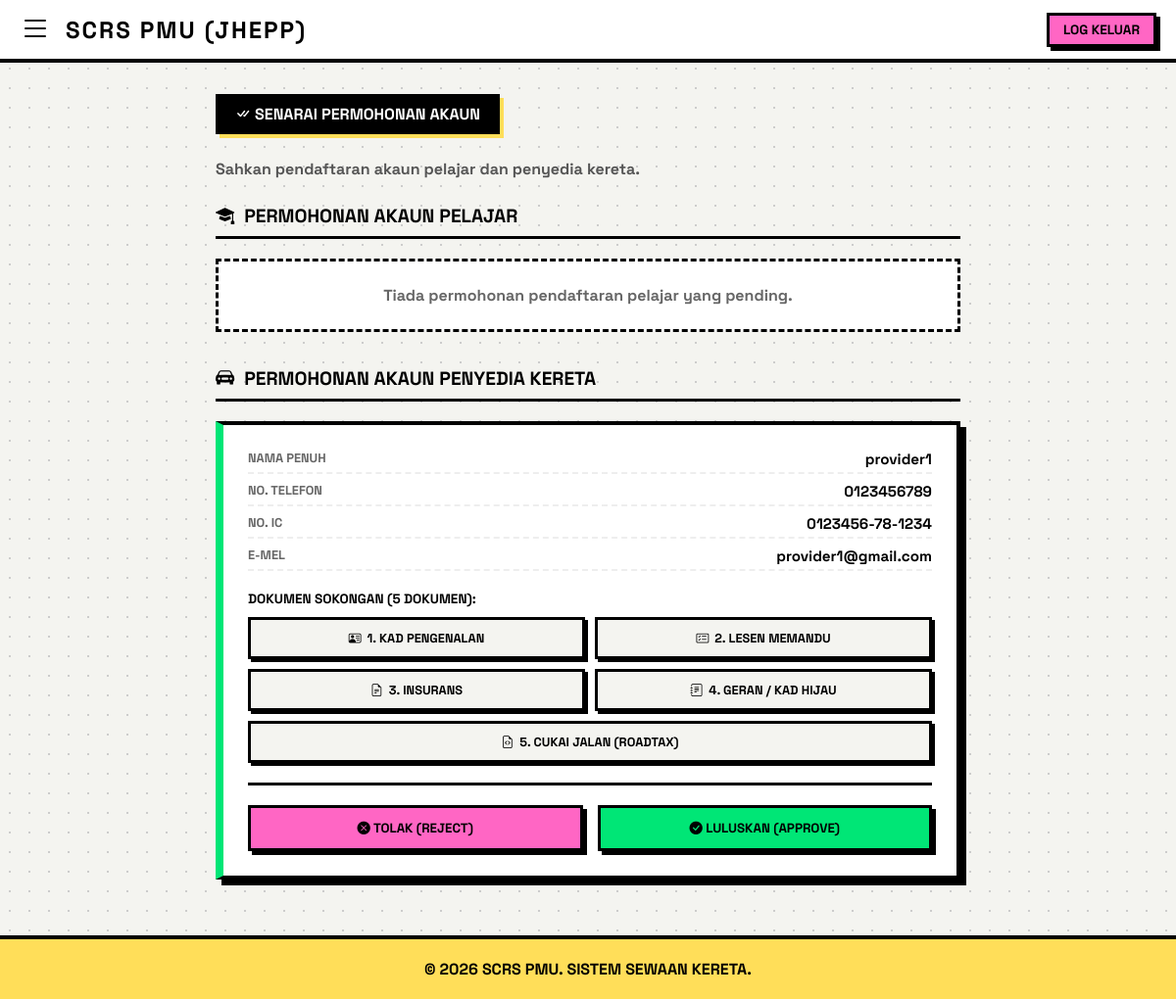
Before: /verify_account.php with the older database file.
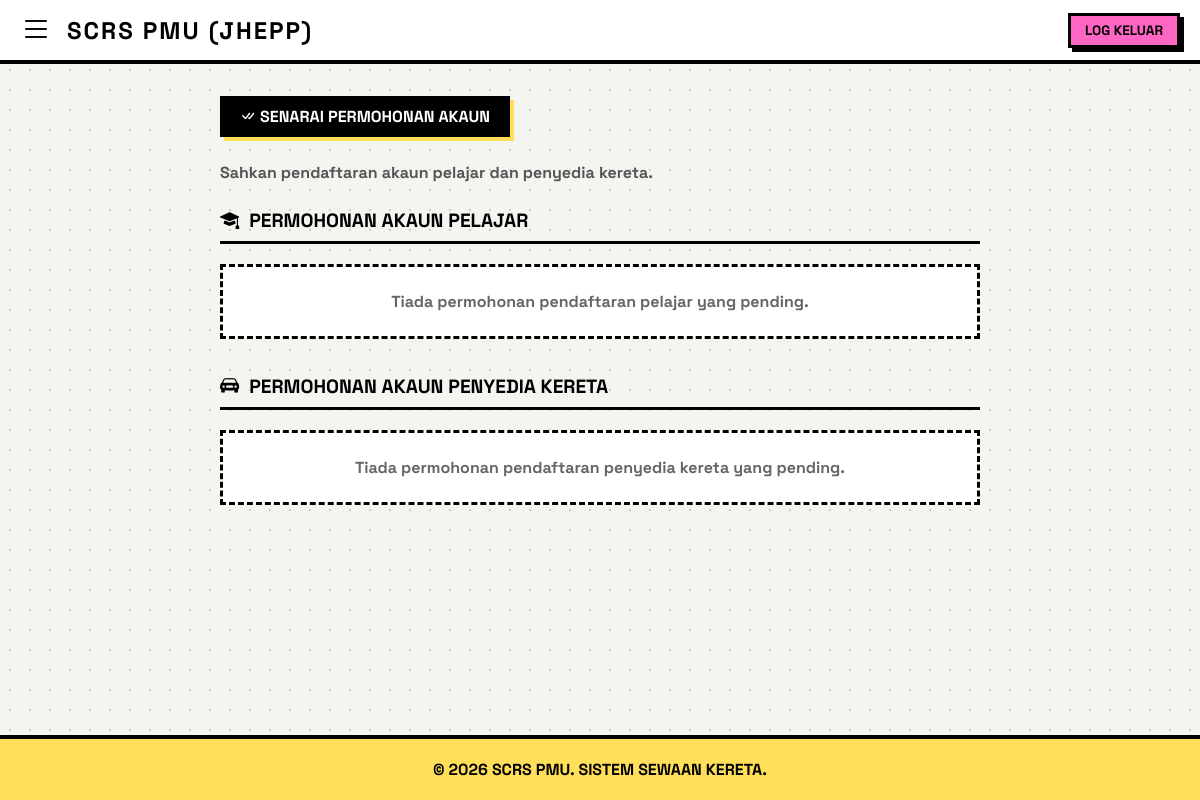
After: the same page with the newer database file.
### tables this page shows
CREATE TABLE `providers` (
  `id` int(11) NOT NULL AUTO_INCREMENT,
  `username` varchar(50) NOT NULL,
  `email` varchar(100) NOT NULL,
  `full_name` varchar(150) NOT NULL,
  `phone_no` varchar(20) NOT NULL,
  `no_ic` varchar(15) NOT NULL,
  `password` varchar(255) NOT NULL,
  `ic_file` varchar(255) NOT NULL,
  `licence_file` varchar(255) NOT NULL,
  `insurance_file` varchar(255) NOT NULL,
  `greencard_file` varchar(255) NOT NULL,
  `roadtax_file` varchar(255) NOT NULL,
  `qr_code_image` varchar(255) DEFAULT NULL,
  `created_at` timestamp NOT NULL DEFAULT current_timestamp(),
  `status` enum('pending','approved','rejected') DEFAULT 'pending',
  `profile_picture` varchar(255) DEFAULT NULL,
  PRIMARY KEY (`id`)
);

### verify_account.php (the view, shortened to what this page needs)
<?php
require 'db.php';
$sql_pending_students = "SELECT * FROM students WHERE status = 'pending'";
$result_students = $conn->query($sql_pending_students);
$sql_pending_providers = "SELECT * FROM providers WHERE status = 'pending'";
$result_providers = $conn->query($sql_pending_providers);
?>
<!DOCTYPE html>
<html lang="ms">
<head>
    <link rel="stylesheet" href="https://cdn.jsdelivr.net/npm/bootstrap-icons@1.10.5/font/bootstrap-icons.css">
</head>
<body>
    <header class="neo-navbar">
        <div class="neo-nav-left">
            <button class="menu-toggle-btn" id="open-sidebar"><i class="bi bi-list"></i></button>
            <div class="neo-brand">SCRS PMU (JHEPP)</div>
        </div>
        <a href="login.php" class="neo-btn" style="flex: none; width: auto; padding: 6px 14px; font-size: 0.85rem; background: var(--pink);">Log Keluar</a>
    </header>
    <main class="main-content">
        <div class="section-title"><i class="bi bi-check-all me-2"></i> Senarai Permohonan Akaun</div>
        <p style="font-weight: 700; color: #555; margin-bottom: 25px;">Sahkan pendaftaran akaun pelajar dan penyedia kereta.</p>
        <div class="sub-header">
            <i class="bi bi-mortarboard-fill text-primary"></i> Permohonan Akaun Pelajar
        </div>
        <?php if ($result_students->num_rows > 0): ?>
            <?php while ($row = $result_students->fetch_assoc()): ?>
                <div class="user-card" style="border-left: 8px solid var(--blue);">
                    <div class="user-info">
                        <div><label>Nama Penuh</label><span><?php echo htmlspecialchars($row['full_name']); ?></span></div>
                        <div><label>No. Telefon</label><span><?php echo htmlspecialchars($row['phone_no']); ?></span></div>
                        <div><label>No. IC</label><span><?php echo htmlspecialchars($row['no_ic']); ?></span></div>
                        <div><label>No. Matrik / Pendaftaran</label><span><?php echo htmlspecialchars($row['no_pendaftaran']); ?></span></div>
                        <div><label>E-mel</label><span><?php echo htmlspecialchars($row['email']); ?></span></div>
                    </div>
                    <div class="doc-title">Dokumen Sokongan:</div>
                    <div class="doc-buttons-grid">
                        <a href="<?php echo htmlspecialchars($row['student_id_file']); ?>" target="_blank" class="doc-btn">
                            <i class="bi bi-card-heading"></i> Kad Pelajar (ID)
                        </a>
                        <a href="<?php echo htmlspecialchars($row['driving_license_file']); ?>" target="_blank" class="doc-btn">
                            <i class="bi bi-card-checklist"></i> Lesen Memandu
                        </a>
                    </div>
                    <form action="" method="POST">
                        <input type="hidden" name="user_type" value="student">
                        <input type="hidden" name="user_id" value="<?php echo $row['id']; ?>">
                        <div class="action-buttons">
                            <button type="submit" name="action" value="reject" class="neo-btn btn-reject" onclick="return confirm('Tolak pendaftaran pelajar ini?');">
                                <i class="bi bi-x-circle-fill me-1"></i> Tolak (Reject)
                            </button>
                            <button type="submit" name="action" value="approve" class="neo-btn btn-approve" onclick="return confirm('Luluskan pendaftaran pelajar ini?');">
                                <i class="bi bi-check-circle-fill me-1"></i> Luluskan (Approve)
                            </button>
                        </div>
                    </form>
                </div>
            <?php endwhile; ?>
        <?php else: ?>
            <div style="background: var(--white); border: 3px dashed var(--black); padding: 1.5rem; text-align: center; font-weight: 700; color: #666; margin-bottom: 30px;">
                Tiada permohonan pendaftaran pelajar yang pending.
            </div>
        <?php endif; ?>
        <div class="sub-header" style="margin-top: 35px;">
            <i class="bi bi-car-front-fill text-success"></i> Permohonan Akaun Penyedia Kereta
        </div>
        <?php if ($result_providers->num_rows > 0): ?>
            <?php while ($row = $result_providers->fetch_assoc()): ?>
                <div class="user-card" style="border-left: 8px solid var(--green);">
                    <div class="user-info">
                        <div><label>Nama Penuh</label><span><?php echo htmlspecialchars($row['full_name']); ?></span></div>
                        <div><label>No. Telefon</label><span><?php echo htmlspecialchars($row['phone_no']); ?></span></div>
                        <div><label>No. IC</label><span><?php echo htmlspecialchars($row['no_ic']); ?></span></div>
                        <div><label>E-mel</label><span><?php echo htmlspecialchars($row['email']); ?></span></div>
                    </div>
                    <div class="doc-title">Dokumen Sokongan (5 Dokumen):</div>
                    <div class="doc-buttons-grid">
                        <a href="<?php echo htmlspecialchars($row['ic_file']); ?>" target="_blank" class="doc-btn">
                            <i class="bi bi-person-vcard"></i> 1. Kad Pengenalan
                        </a>
                        <a href="<?php echo htmlspecialchars($row['licence_file']); ?>" target="_blank" class="doc-btn">
                            <i class="bi bi-card-checklist"></i> 2. Lesen Memandu
                        </a>
                        <a href="<?php echo htmlspecialchars($row['insurance_file']); ?>" target="_blank" class="doc-btn">
                            <i class="bi bi-file-earmark-text"></i> 3. Insurans
                        </a>
                        <a href="<?php echo htmlspecialchars($row['greencard_file']); ?>" target="_blank" class="doc-btn">
                            <i class="bi bi-journal-text"></i> 4. Geran / Kad Hijau
                        </a>
                        <a href="<?php echo htmlspecialchars($row['roadtax_file']); ?>" target="_blank" class="doc-btn" style="grid-column: span 2;">
                            <i class="bi bi-file-earmark-code"></i> 5. Cukai Jalan (Roadtax)
                        </a>
                    </div>
                    <form action="" method="POST">
                        <div class="action-buttons">
                            <button type="submit" name="action" value="reject" class="neo-btn btn-reject" onclick="return confirm('Tolak pendaftaran penyedia ini?');">
                                <i class="bi bi-x-circle-fill me-1"></i> Tolak (Reject)
                            </button>
                            <button type="submit" name="action" value="approve" class="neo-btn btn-approve" onclick="return confirm('Luluskan pendaftaran penyedia ini?');">
                                <i class="bi bi-check-circle-fill me-1"></i> Luluskan (Approve)
                            </button>
                        </div>
                    </form>
                </div>
            <?php endwhile; ?>
        <?php else: ?>
            <div style="background: var(--white); border: 3px dashed var(--black); padding: 1.5rem; text-align: center; font-weight: 700; color: #666; margin-bottom: 30px;">
                Tiada permohonan pendaftaran penyedia kereta yang pending.
            </div>
        <?php endif; ?>
    </main>
    <footer>
        &copy; <?php echo date("Y"); ?> SCRS PMU. SISTEM SEWAAN KERETA.
    </footer>
</body>
</html>

### verify_account.php (style rules this page uses)
:root { --black: #000000; --white: #ffffff; --yellow: #ffde59; --green: #00e676; --blue: #00e5ff; --pink: #ff66c4; --bg-color: #f4f4f0; --border-thick: 4px solid var(--black); --shadow-solid: 6px 6px 0px var(--black); --shadow-hover: 4px 4px 0px var(--black); --shadow-active: 0px 0px 0px var(--black); --transition: all 0.15s ease-in-out; }
* { margin: 0; padding: 0; box-sizing: border-box; font-family: 'Space Grotesk', sans-serif; }
body { background-color: var(--bg-color); background-image: radial-gradient(#ccc 1.5px, transparent 1.5px); background-size: 20px 20px; min-height: 100vh; display: flex; flex-direction: column; overflow-x: hidden; }
a { text-decoration: none; color: inherit; }
button { border: none; background: none; cursor: pointer; font-family: inherit; }
.neo-navbar { background-color: var(--white); border-bottom: var(--border-thick); padding: 10px 20px; display: flex; justify-content: space-between; align-items: center; position: sticky; top: 0; z-index: 1000; }
.neo-nav-left { display: flex; align-items: center; gap: 15px; }
.menu-toggle-btn { font-size: 2rem; color: var(--black); transition: var(--transition); border: none; background: none; cursor: pointer; }
.neo-brand { font-size: 1.5rem; font-weight: 900; letter-spacing: 2px; text-transform: uppercase; }
.main-content { flex: 1; padding: 2rem 20px; max-width: 800px; margin: 0 auto; width: 100%; }
.section-title { display: inline-block; background: var(--black); color: var(--white); font-weight: 900; text-transform: uppercase; padding: 10px 20px; box-shadow: 4px 4px 0px var(--yellow); margin-bottom: 25px; }
.sub-header { font-size: 1.2rem; font-weight: 900; text-transform: uppercase; border-bottom: 3px solid var(--black); padding-bottom: 8px; margin-bottom: 20px; margin-top: 15px; display: flex; align-items: center; gap: 10px; }
.neo-btn { border: 3px solid var(--black); box-shadow: 4px 4px 0px var(--black); font-weight: 900; text-transform: uppercase; padding: 12px; cursor: pointer; transition: var(--transition); flex: 1; text-align: center; }
footer { background-color: var(--yellow); border-top: var(--border-thick); padding: 20px; text-align: center; font-weight: 900; text-transform: uppercase; margin-top: auto; }
.user-card { background-color: var(--white); border: var(--border-thick); box-shadow: var(--shadow-solid); padding: 25px; margin-bottom: 25px; }
.user-info { display: flex; flex-direction: column; gap: 8px; font-weight: 700; margin-bottom: 20px; font-size: 0.95rem; }
.user-info div { display: flex; justify-content: space-between; border-bottom: 2px dashed #eee; padding-bottom: 4px; }
.user-info label { text-transform: uppercase; color: #666; font-size: 0.8rem; font-weight: 800; }
.doc-title { font-weight: 900; text-transform: uppercase; font-size: 0.85rem; color: var(--black); margin-bottom: 10px; }
.doc-buttons-grid { display: grid; grid-template-columns: repeat(2, 1fr); gap: 10px; margin-bottom: 20px; }
.doc-btn { background-color: var(--bg-color); border: 3px solid var(--black); padding: 10px; font-weight: 800; text-transform: uppercase; font-size: 0.8rem; box-shadow: 3px 3px 0px var(--black); text-align: center; transition: var(--transition); display: flex; align-items: center; justify-content: center; gap: 6px; }
.action-buttons { display: flex; gap: 15px; margin-top: 15px; border-top: 3px solid var(--black); padding-top: 20px; }
.btn-approve { background-color: var(--green); }
.btn-reject { background-color: var(--pink); }

Changed rows visible on the page:
no longer on this page (row edited): providers: full_name "provider1", phone_no "0123456789", no_ic "0123456-78-1234", email "provider1@gmail.com"
Other visible differences:
text now shown: "Tiada permohonan pendaftaran penyedia kereta yang pending."
